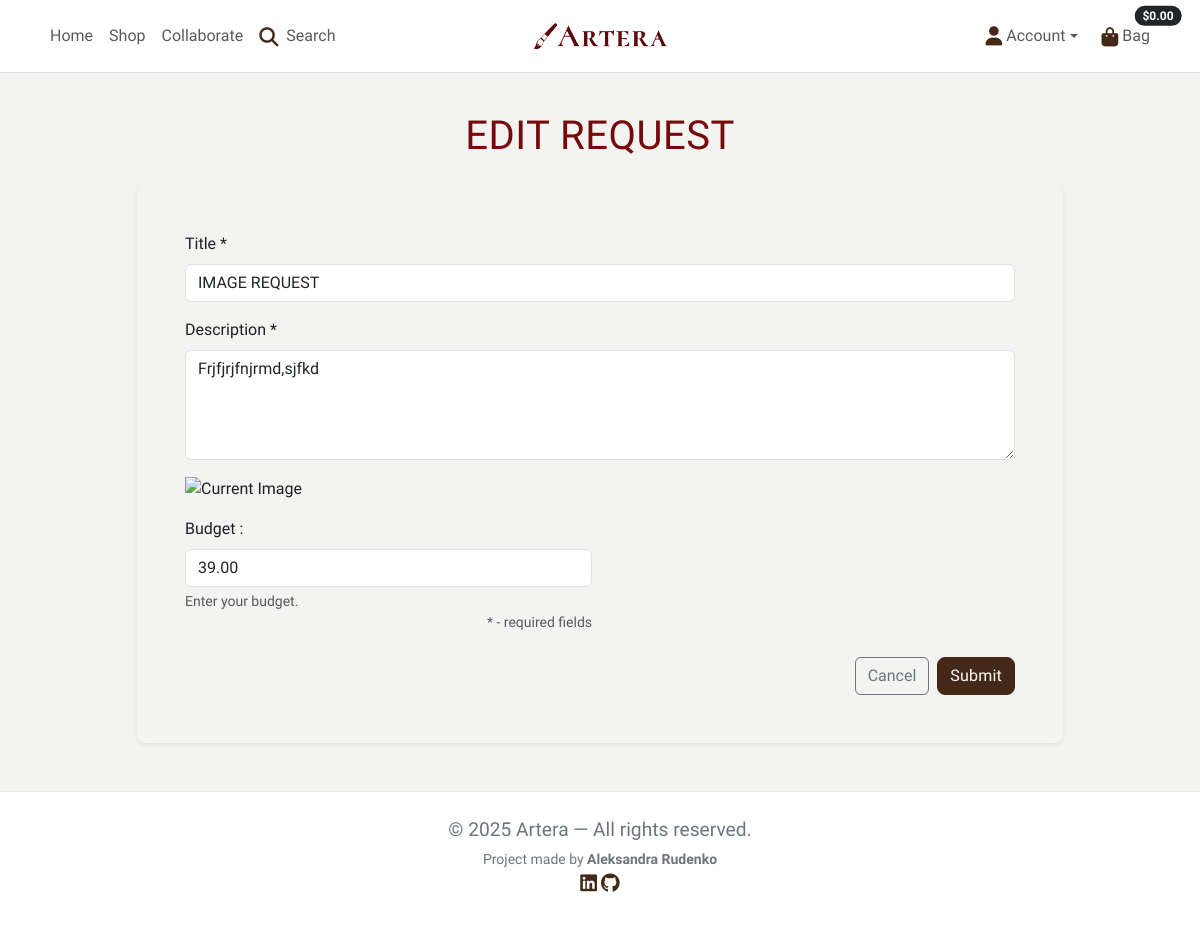
Page /services/requests/1/edit/ (signed in) on the committed database.
### services/models.py (models this page shows)
class ArtworkRequest(models.Model):
    STATUS = [
        ("in_review","In review"),
        ("accepted","Accepted"),
        ("rejected","Rejected"),
    ]
    user = models.ForeignKey(settings.AUTH_USER_MODEL, on_delete=models.CASCADE, related_name="service_requests")
    title = models.CharField(max_length=120, blank=False)
    description = models.TextField(blank=False, max_length=1000)
    ref_image = CloudinaryField('image', folder='requests', blank=True)
    budget_cents = models.DecimalField(max_digits=10, decimal_places=2, null=True, blank=True)
    status = models.CharField(max_length=20, choices=STATUS, default="in_review")
    created_at = models.DateTimeField(auto_now_add=True)

### services/views.py (the view)
# urls.py: path("requests/<int:pk>/edit/", views.request_edit, name="request_edit"),
@login_required
def request_edit(request, pk):
    req = get_object_or_404(ArtworkRequest, pk=pk, user=request.user)
    if request.method == "POST":
        form = ArtworkRequestForm(request.POST, request.FILES, instance=req)
        if form.is_valid():
            form.save()
            messages.success(request, "Request updated.")
            return redirect("request_detail", pk=req.pk)
        messages.error(request, "Please fix the errors below.")
    else:
        form = ArtworkRequestForm(instance=req)
    return render(request, "services/request_form.html", {
        "form": form,
        "is_edit": True,
        "request_obj": req,
    })

### services/forms.py
class ArtworkRequestForm(forms.ModelForm):
    class Meta:
        model = ArtworkRequest
        fields = ["title", "description", "ref_image", "budget_cents"]
        widgets = {
            "title": forms.TextInput(attrs={"class": "form-control"}),
            "description": forms.Textarea(attrs={"class": "form-control", "rows": 4}),
            "budget_cents": forms.NumberInput(attrs={"class": "form-control", "min": 0}),
        }
    def __init__(self, *args, **kwargs):
        super().__init__(*args, **kwargs)
        for name, field in self.fields.items():
            if field.required:
                field.label = f"{field.label} *"

### bag/contexts.py (called while the page is built, shortened)
def bag_contents(request):
    bag_items = []
    total = Decimal("0")
    product_count = 0
    bag = request.session.get('bag', {})
    if total < getattr(settings, 'FREE_DELIVERY_THRESHOLD', 0):
        delivery = total * Decimal(getattr(settings, 'STANDARD_DELIVERY_PERCENTAGE', 0) / 100)
        free_delivery_delta = getattr(settings, 'FREE_DELIVERY_THRESHOLD', 0) - total
    else:
        delivery = 0
        free_delivery_delta = 0
    grand_total = delivery + total
    context = {
        'bag_items': bag_items,
        'total': total,
        'product_count': product_count,
        'delivery': delivery,
        'free_delivery_delta': free_delivery_delta,
        'free_delivery_threshold': getattr(settings, 'FREE_DELIVERY_THRESHOLD', 0),
        'grand_total': grand_total,
    }
    return context

### services/templates/services/request_form.html (shortened to what this page needs)
{% extends "base.html" %}
{% block content %}
<div class="container py-5">
    <h1 class="mb-4 text-center">{% if is_edit %}Edit Request{% else %}Make a Request{% endif %}</h1>
    <div class="row justify-content-center">
        <div class="col-12 col-lg-10">
            <div class="services-card border-0 shadow-sm rounded-3">
                <div class="card-body p-4 p-md-5">
                    <form method="post" enctype="multipart/form-data" class="row g-3">
                        <div class="col-12">
                            <label class="form-label">{{ form.title.label }}</label>
                            {{ form.title }}
                        </div>
                        <div class="col-12">
                            <label class="form-label">{{ form.description.label }}</label>
                            {{ form.description }}
                        </div>
                        {% if is_edit and request_obj.ref_image %}
                        <div class="rounded">
                            <img src="{{ request_obj.ref_image.url }}" class="current-image" alt="Current Image">
                        </div>
                        {% endif %}
                        <div class="col-md-6">
                            <label class="form-label">Budget :</label>
                            {{ form.budget_cents }}
                            <div class="form-text">Enter your budget.</div>
                            <p class="text-muted small text-end">* - required fields</p>
                        </div>
                        <div class="col-12 d-flex justify-content-end gap-2 mt-2">
                            <a href="{% url 'all_artworks' %}" class="btn btn-outline-secondary">Cancel</a>
                            <button class="btn btn-dark" type="submit">Submit</button>
                        </div>
                    </form>
                </div>
            </div>
        </div>
    </div>
</div>
{% endblock %}

### static/css/base.css (style rules this page uses)
:root { --primary-font: "Cardo", serif; --primary-color: #442818; --secondary-color: #760909; --accent-1: #C2D2C2; --accent-1-dark: #2D4739; --bg-color: #F3F3F2; --surface: #FFFFFF; --ink: #1f1f1f; --muted: #6c757d; --border: rgba(0, 0, 0, .08); --shadow-sm: 0 6px 18px rgba(0, 0, 0, .08); --shadow-md: 0 10px 24px rgba(0, 0, 0, .1); --radius: 12px; }
body { font-family: var(--primary-font); background: var(--bg-color); color: var(--ink); display: flex; flex-direction: column; min-height: 100vh; }
h1, h2 { font-family: var(--primary-font); color: var(--secondary-color); letter-spacing: 0.5px; text-transform: uppercase; }
p { font-size: 1.2rem; }
.services-card { height: auto; display: block; }
.current-image { width: 250px; height: auto; }
.btn { max-width: 300px; }
.btn-dark { background: var(--primary-color); border-color: var(--primary-color); color: #fff; border-radius: 8px; letter-spacing: 0.2px; }
a { color: var(--primary-color); text-decoration: none; }

### rows in the picture
ArtworkRequest: title "IMAGE REQUEST", description "Frjfjrjfnjrmd,sjfkd", budget_cents "39.00"
